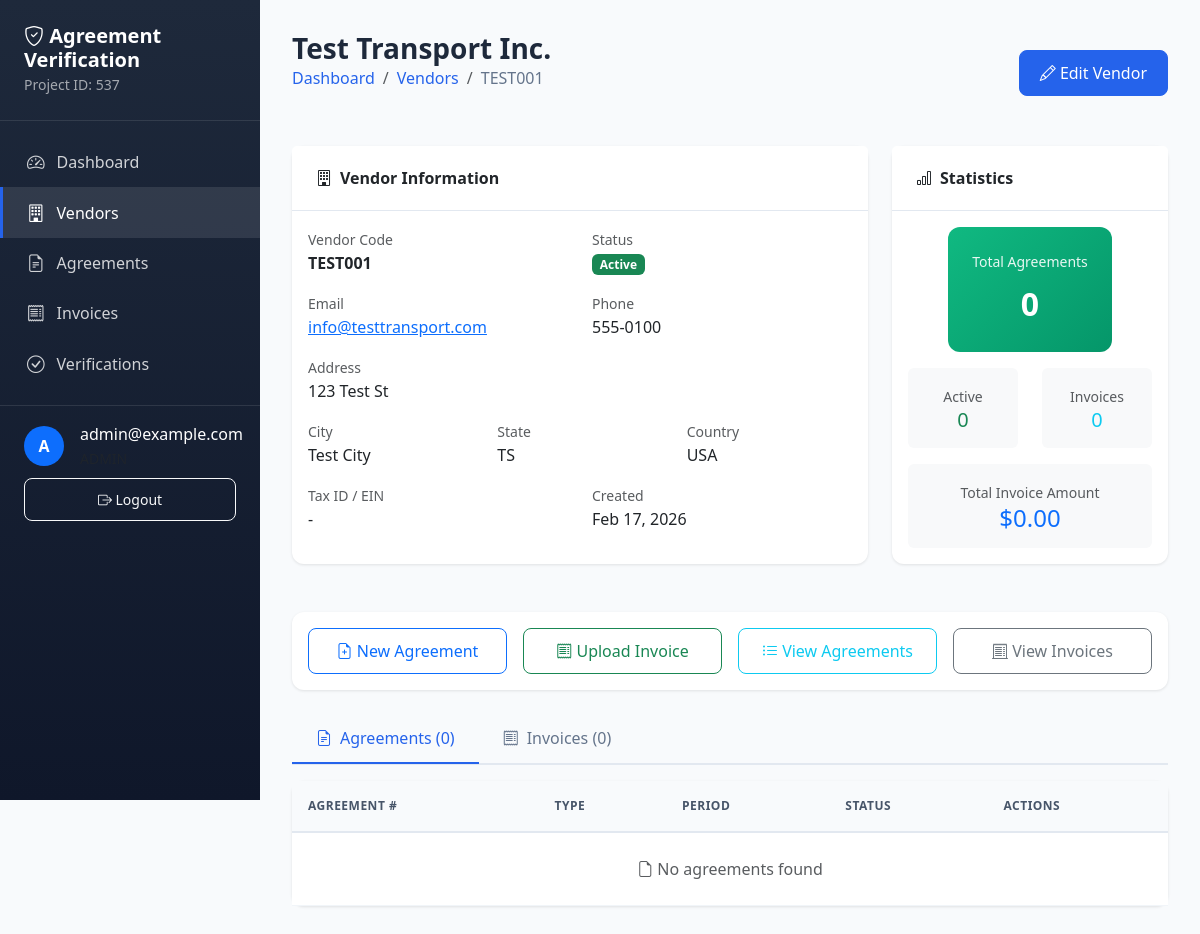
The app's page /app/vendors/1/ (signed in) with its own data.
### apps/users/models/user.py (models this page shows, shortened)
class User(AbstractBaseUser, PermissionsMixin):
    email = models.EmailField(unique=True)
    first_name = models.CharField(max_length=150, blank=True)
    last_name = models.CharField(max_length=150, blank=True)
    role = models.CharField(max_length=20, choices=ROLE_CHOICES, default='VIEWER')
    is_staff = models.BooleanField(default=False)
    is_active = models.BooleanField(default=True)
    date_joined = models.DateTimeField(auto_now_add=True)
    phone_number = models.CharField(max_length=15, blank=True, null=True, verbose_name='Mobile Number')
    gst_number = models.CharField(max_length=15, blank=True, null=True, verbose_name='GST Number')
    pan_number = models.CharField(max_length=10, blank=True, null=True, verbose_name='PAN Number')
    objects = UserManager()
    USERNAME_FIELD = 'email'
    REQUIRED_FIELDS = ['first_name', 'last_name']
    class Meta:
        verbose_name = 'user'
        verbose_name_plural = 'users'

### apps/agreements/models/vendor.py (models this page shows, shortened)
class Vendor(models.Model):
    vendor_code = models.CharField(max_length=50, unique=True)
    name = models.CharField(max_length=255)
    email = models.EmailField()
    phone = models.CharField(max_length=20)
    address = models.TextField()
    city = models.CharField(max_length=100)
    state = models.CharField(max_length=100)
    country = models.CharField(max_length=100, default='USA')
    tax_id = models.CharField(max_length=50, blank=True)
    is_active = models.BooleanField(default=True)
    created_at = models.DateTimeField(auto_now_add=True)
    updated_at = models.DateTimeField(auto_now=True)
    class Meta:
        db_table = 'vendors'
        ordering = ['name']

### apps/agreements/views_crud.py (the view)
# urls.py: path('vendors/<int:pk>/', login_required(views_crud.vendor_detail), name='vendor_detail'),
@login_required
def vendor_detail(request, pk):
    vendor = get_object_or_404(Vendor, pk=pk)
    agreements = vendor.agreements.select_related('account_manager').order_by('-created_at')[:10]
    invoices = vendor.invoices.select_related('agreement').order_by('-invoice_date')[:10]
    total_agreements = vendor.agreements.count()
    active_agreements = vendor.agreements.filter(status='ACTIVE').count()
    total_invoices_count = vendor.invoices.count()
    total_invoice_amount = vendor.invoices.aggregate(Sum('total_amount'))['total_amount__sum'] or 0
    context = {
        'page_title': f'Vendor - {vendor.name}',
        'vendor': vendor,
        'agreements': agreements,
        'invoices': invoices,
        'total_agreements': total_agreements,
        'active_agreements': active_agreements,
        'total_invoices_count': total_invoices_count,
        'total_invoice_amount': total_invoice_amount,
    }
    return render(request, 'agreements/vendor_detail.html', context)

### templates/agreements/vendor_detail.html (shortened to what this page needs)
{% extends 'base.html' %}
{% block content %}
<div class="page-header">
    <div>
        <h1>{{ vendor.name }}</h1>
        <nav aria-label="breadcrumb">
            <ol class="breadcrumb">
                <li class="breadcrumb-item"><a href="{% url 'agreements:dashboard' %}">Dashboard</a></li>
                <li class="breadcrumb-item"><a href="{% url 'agreements:vendor_list' %}">Vendors</a></li>
                <li class="breadcrumb-item active">{{ vendor.vendor_code }}</li>
            </ol>
        </nav>
    </div>
    <div>
        <a href="{% url 'agreements:vendor_update' vendor.pk %}" class="btn btn-primary">
            <i class="bi bi-pencil"></i> Edit Vendor
        </a>
    </div>
</div>
<div class="row mb-4">
    <div class="col-lg-8 mb-4">
        <div class="card h-100">
            <div class="card-header">
                <i class="bi bi-building me-2"></i>Vendor Information
            </div>
            <div class="card-body">
                <div class="row">
                    <div class="col-md-6 mb-3">
                        <small class="text-muted">Vendor Code</small>
                        <p class="mb-0"><strong>{{ vendor.vendor_code }}</strong></p>
                    </div>
                    <div class="col-md-6 mb-3">
                        <small class="text-muted">Status</small>
                        <p class="mb-0">
                            {% if vendor.is_active %}
                            <span class="badge bg-success">Active</span>
                            {% else %}
                            <span class="badge bg-secondary">Inactive</span>
                            {% endif %}
                        </p>
                    </div>
                </div>
                <div class="row">
                    <div class="col-md-6 mb-3">
                        <small class="text-muted">Email</small>
                        <p class="mb-0"><a href="mailto:{{ vendor.email }}">{{ vendor.email }}</a></p>
                    </div>
                    <div class="col-md-6 mb-3">
                        <small class="text-muted">Phone</small>
                        <p class="mb-0">{{ vendor.phone }}</p>
                    </div>
                </div>
                <div class="mb-3">
                    <small class="text-muted">Address</small>
                    <p class="mb-0">{{ vendor.address }}</p>
                </div>
                <div class="row">
                    <div class="col-md-4 mb-3">
                        <small class="text-muted">City</small>
                        <p class="mb-0">{{ vendor.city }}</p>
                    </div>
                    <div class="col-md-4 mb-3">
                        <small class="text-muted">State</small>
                        <p class="mb-0">{{ vendor.state }}</p>
                    </div>
                    <div class="col-md-4 mb-3">
                        <small class="text-muted">Country</small>
                        <p class="mb-0">{{ vendor.country }}</p>
                    </div>
                </div>
                <div class="row">
                    <div class="col-md-6 mb-3">
                        <small class="text-muted">Tax ID / EIN</small>
                        <p class="mb-0">{{ vendor.tax_id|default:"-" }}</p>
                    </div>
                    <div class="col-md-6 mb-3">
                        <small class="text-muted">Created</small>
                        <p class="mb-0">{{ vendor.created_at|date:"M d, Y" }}</p>
                    </div>
                </div>
            </div>
        </div>
    </div>
    <div class="col-lg-4 mb-4">
        <div class="card h-100">
            <div class="card-header">
                <i class="bi bi-bar-chart me-2"></i>Statistics
            </div>
            <div class="card-body">
                <div class="text-center mb-3">
                    <div class="stat-card success d-inline-block text-center" style="min-width: 140px;">
                        <div class="stat-label">Total Agreements</div>
                        <div class="stat-value">{{ total_agreements }}</div>
                    </div>
                </div>
                <div class="row text-center">
                    <div class="col-6 mb-3">
                        <div class="p-3 bg-light rounded">
                            <small class="text-muted">Active</small>
                            <h5 class="mb-0 text-success">{{ active_agreements }}</h5>
                        </div>
                    </div>
                    <div class="col-6 mb-3">
                        <div class="p-3 bg-light rounded">
                            <small class="text-muted">Invoices</small>
                            <h5 class="mb-0 text-info">{{ total_invoices_count }}</h5>
                        </div>
                    </div>
                </div>
                <div class="text-center p-3 bg-light rounded">
                    <small class="text-muted">Total Invoice Amount</small>
                    <h4 class="mb-0 text-primary">${{ total_invoice_amount|floatformat:2 }}</h4>
                </div>
            </div>
        </div>
    </div>
</div>
<div class="row mb-4">
    <div class="col-12">
        <div class="card">
            <div class="card-body">
                <div class="row g-3">
                    <div class="col-md-3">
                        <a href="{% url 'agreements:agreement_create' %}?vendor={{ vendor.pk }}"
                           class="btn btn-outline-primary w-100">
                            <i class="bi bi-file-earmark-plus"></i> New Agreement
                        </a>
                    </div>
                    <div class="col-md-3">
                        <a href="{% url 'agreements:invoice_create' %}?vendor={{ vendor.pk }}"
                           class="btn btn-outline-success w-100">
                            <i class="bi bi-receipt"></i> Upload Invoice
                        </a>
                    </div>
                    <div class="col-md-3">
                        <a href="{% url 'agreements:agreement_list' %}?vendor={{ vendor.pk }}"
                           class="btn btn-outline-info w-100">
                            <i class="bi bi-list-ul"></i> View Agreements
                        </a>
                    </div>
                    <div class="col-md-3">
                        <a href="{% url 'agreements:invoice_list' %}?vendor={{ vendor.pk }}"
                           class="btn btn-outline-secondary w-100">
                            <i class="bi bi-receipt-cutoff"></i> View Invoices
                        </a>
                    </div>
                </div>
            </div>
        </div>
    </div>
</div>
<ul class="nav nav-tabs" id="vendorTabs" role="tablist">
    <li class="nav-item" role="presentation">
        <button class="nav-link active" id="agreements-tab" data-bs-toggle="tab" data-bs-target="#agreements"
                type="button" role="tab">
            <i class="bi bi-file-earmark-text me-2"></i>Agreements ({{ total_agreements }})
        </button>
    </li>
    <li class="nav-item" role="presentation">
        <button class="nav-link" id="invoices-tab" data-bs-toggle="tab" data-bs-target="#invoices"
                type="button" role="tab">
            <i class="bi bi-receipt me-2"></i>Invoices ({{ total_invoices_count }})
        </button>
    </li>
</ul>
<div class="tab-content mt-3" id="vendorTabsContent">
    <div class="tab-pane fade show active" id="agreements" role="tabpanel">
        <div class="card">
            <div class="card-body p-0">
                <div class="table-responsive">
                    <table class="table table-hover mb-0">
                        <thead>
                            <tr>
                                <th>Agreement #</th>
                                <th>Type</th>
                                <th>Period</th>
                                <th>Status</th>
                                <th>Actions</th>
                            </tr>
                        </thead>
                        <tbody>
                            {% for agreement in agreements %}
                            <tr>
                                <td><a href="{% url 'agreements:agreement_detail' agreement.pk %}">{{ agreement.agreement_number }}</a></td>
                                <td>{{ agreement.get_agreement_type_display }}</td>
                                <td>{{ agreement.agreement_start_date|date:"M d, Y" }} - {{ agreement.agreement_end_date|date:"M d, Y" }}</td>
                                <td><span class="badge badge-status badge-{{ agreement.status|lower }}">{{ agreement.status }}</span></td>
                                <td>
                                    <a href="{% url 'agreements:agreement_detail' agreement.pk %}"
                                       class="btn btn-sm btn-outline-primary">
                                        <i class="bi bi-eye"></i> View
                                    </a>
                                </td>
                            </tr>
                            {% empty %}
                            <tr>
                                <td colspan="5" class="text-center text-muted py-4">
                                    <i class="bi bi-file-earmark"></i> No agreements found
                                </td>
                            </tr>
                            {% endfor %}
                        </tbody>
                    </table>
                </div>
            </div>
        </div>
    </div>
</div>
{% endblock %}

### templates/base.html (shortened to what this page needs)
<!DOCTYPE html>
<html lang="en">
<head>
    <link href="https://cdn.jsdelivr.net/npm/bootstrap@5.3.2/dist/css/bootstrap.min.css" rel="stylesheet">
    <link href="https://cdn.jsdelivr.net/npm/bootstrap-icons@1.11.1/font/bootstrap-icons.css" rel="stylesheet">
</head>
<body>
    <nav class="sidebar" id="sidebar">
        <div class="sidebar-brand">
            <h5><i class="bi bi-shield-check"></i> Agreement Verification</h5>
            <small>Project ID: 537</small>
        </div>
        <ul class="nav flex-column sidebar-nav">
            <li class="nav-item">
                <a class="nav-link {% if request.resolver_match.url_name == 'dashboard' %}active{% endif %}"
                   href="{% url 'agreements:dashboard' %}">
                    <i class="bi bi-speedometer2"></i> Dashboard
                </a>
            </li>
            <li class="nav-item">
                <a class="nav-link {% if 'vendor' in request.resolver_match.url_name %}active{% endif %}"
                   href="{% url 'agreements:vendor_list' %}">
                    <i class="bi bi-building"></i> Vendors
                </a>
            </li>
            <li class="nav-item">
                <a class="nav-link {% if 'agreement' in request.resolver_match.url_name and 'rate' not in request.resolver_match.url_name %}active{% endif %}"
                   href="{% url 'agreements:agreement_list' %}">
                    <i class="bi bi-file-earmark-text"></i> Agreements
                </a>
            </li>
            <li class="nav-item">
                <a class="nav-link {% if 'invoice' in request.resolver_match.url_name %}active{% endif %}"
                   href="{% url 'agreements:invoice_list' %}">
                    <i class="bi bi-receipt"></i> Invoices
                </a>
            </li>
            <li class="nav-item">
                <a class="nav-link {% if 'verification' in request.resolver_match.url_name %}active{% endif %}"
                   href="{% url 'agreements:verification_list' %}">
                    <i class="bi bi-check-circle"></i> Verifications
                </a>
            </li>
        </ul>
        {% if user.is_authenticated %}
        <div class="sidebar-user">
            <div class="d-flex align-items-center">
                <div class="flex-shrink-0">
                    <div class="bg-primary rounded-circle d-flex align-items-center justify-content-center"
                         style="width: 40px; height: 40px;">
                        <span class="text-white fw-bold">{{ user.email|first|upper }}</span>
                    </div>
                </div>
                <div class="flex-grow-1 ms-3">
                    <div class="text-white">{{ user.email }}</div>
                    <small class="text-muted">{{ user.role }}</small>
                </div>
            </div>
            <a href="/admin/logout/" class="btn btn-outline-light btn-sm w-100 mt-2">
                <i class="bi bi-box-arrow-right"></i> Logout
            </a>
        </div>
        {% endif %}
    </nav>
    <main class="main-content">
        {% block content %}{% endblock %}
    </main>
</body>
</html>

### records on screen
User: email|first "A", email "admin@example.com"
Vendor: name "Test Transport Inc.", vendor_code "TEST001", email "info@testtransport.com", phone "555-0100", address "123 Test St", city "Test City", state "TS", country "USA", tax_id "-", created_at "Feb 17, 2026"

### other values on screen
{{ total_agreements }} "0"
{{ active_agreements }} "0"
{{ total_invoices_count }} "0"
{{ total_invoice_amount|floatformat:2 }} "0.00"
